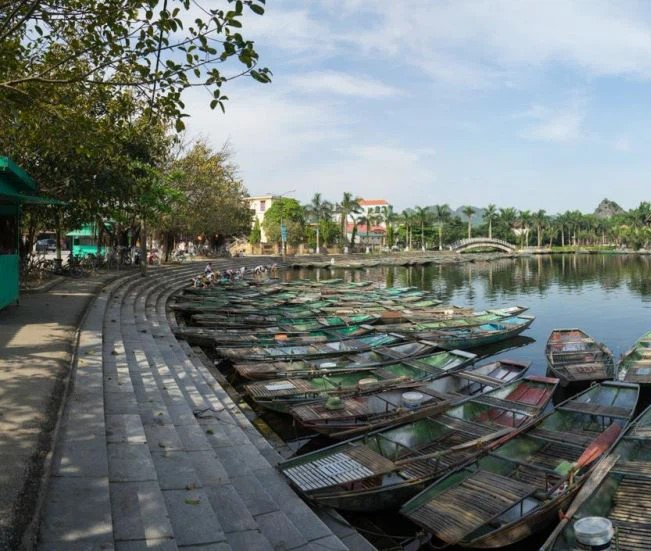
#> input picture Panorama/1.jpg, 651 x 551 px
$ python panorama.py
#> lines starting #> are read from the running program, lines starting #| are printed output that depends on the picture
import cv2
import numpy as np

image_paths = ["1.jpg", "2.jpg", "3.jpg"]
images = []
for image_path in image_paths:
    img = cv2.imread(image_path)
#> img is the input picture: shape (551, 651, 3); mean B, G, R 117, 118.9, 111.4
    if img is None:
        print("cant not read image:", image_path)
        continue
    images.append(img)

# Create ORB object
orb = cv2.ORB_create()

# Find keypoints and calculate descriptor for each image
keypoints_list = []
descriptors_list = []
for image in images:
    keypoints, descriptors = orb.detectAndCompute(image, None)
    keypoints_list.append(keypoints)
    descriptors_list.append(descriptors)
#> this loop made 3 passes
#> after the loop, descriptors_list = 3 items; keypoints_list = 3 items

# Create matcher
matcher = cv2.DescriptorMatcher_create(cv2.DESCRIPTOR_MATCHER_BRUTEFORCE_HAMMING)

# stitching images
status, stitched_image = cv2.Stitcher_create().stitch(images)
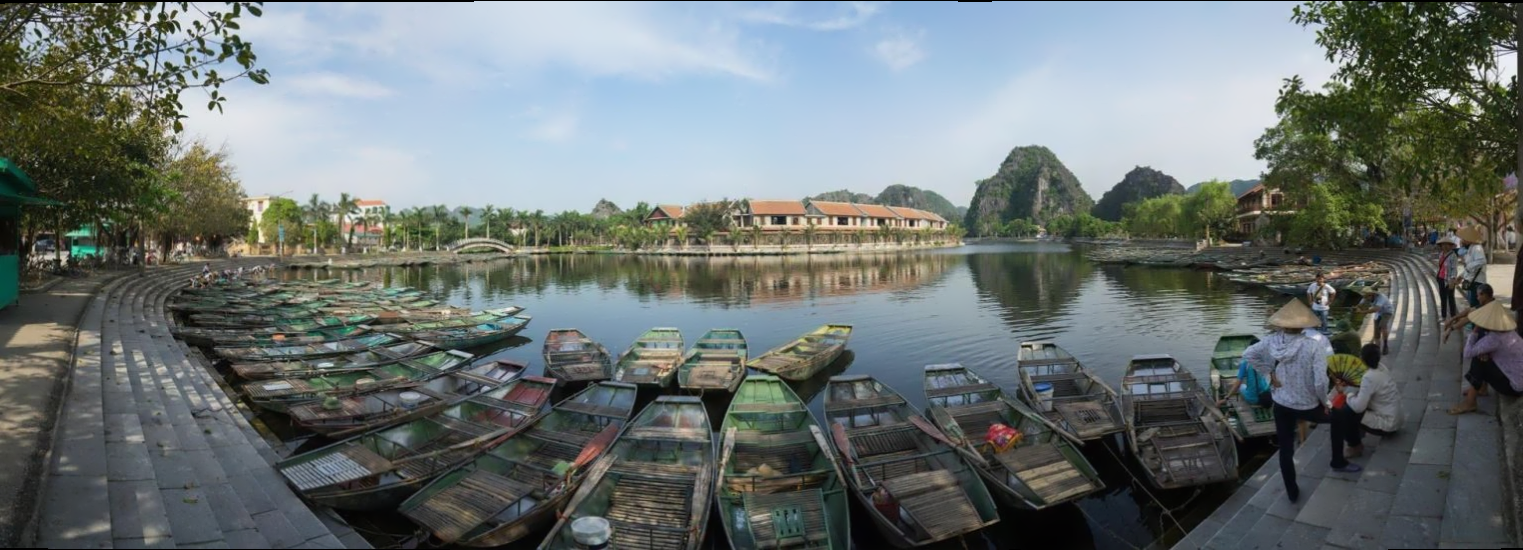
#> stitched_image: shape (550, 1523, 3); mean of channels 0, 1, 2 114.3, 115.3, 107.6; drawn as B, G, R
#> status = 0


if status == cv2.Stitcher_OK:

    cv2.imshow("Panorama", stitched_image)
    cv2.waitKey(0)
    cv2.destroyAllWindows()
else:
    print("stitching fail!")
